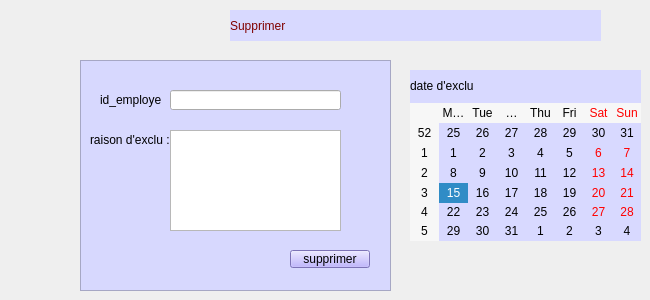
      <widget class="QWidget" name="tab_20">
       <attribute name="title">
        <string>supprimer</string>
       </attribute>
       <widget class="QTableWidget" name="tableWidget_6">
        <property name="geometry">
         <rect>
          <x>80</x>
          <y>60</y>
          <width>311</width>
          <height>231</height>
         </rect>
        </property>
        <property name="styleSheet">
         <string notr="true">background-color: rgb(215, 216, 254);</string>
        </property>
       </widget>
       <widget class="QLabel" name="label_86">
        <property name="geometry">
         <rect>
          <x>100</x>
          <y>90</y>
          <width>81</width>
          <height>20</height>
         </rect>
        </property>
        <property name="minimumSize">
         <size>
          <width>0</width>
          <height>20</height>
         </size>
        </property>
        <property name="styleSheet">
         <string notr="true">font: italic 9pt &quot;Segoe UI&quot;;
background-color: rgb(216, 217, 255);
font: 8pt &quot;Segoe UI&quot;;
color: rgb(0, 0, 0);
font: 700 9pt &quot;Segoe UI&quot;;
</string>
        </property>
        <property name="text">
         <string>id_employe</string>
        </property>
       </widget>
       <widget class="QLineEdit" name="id_supp_2">
        <property name="geometry">
         <rect>
          <x>170</x>
          <y>90</y>
          <width>171</width>
          <height>20</height>
         </rect>
        </property>
       </widget>
       <widget class="QLabel" name="label_87">
        <property name="geometry">
         <rect>
          <x>90</x>
          <y>130</y>
          <width>81</width>
          <height>20</height>
         </rect>
        </property>
        <property name="minimumSize">
         <size>
          <width>0</width>
          <height>20</height>
         </size>
        </property>
        <property name="styleSheet">
         <string notr="true">font: italic 9pt &quot;Segoe UI&quot;;
background-color: rgb(216, 217, 255);
font: 8pt &quot;Segoe UI&quot;;
color: rgb(0, 0, 0);
font: 700 9pt &quot;Segoe UI&quot;;
</string>
        </property>
        <property name="text">
         <string>raison d'exclu :</string>
        </property>
       </widget>
       <widget class="QTextEdit" name="textEdit_2">
        <property name="geometry">
         <rect>
          <x>170</x>
          <y>130</y>
          <width>171</width>
          <height>101</height>
         </rect>
        </property>
       </widget>
       <widget class="QPushButton" name="supprimer_3">
        <property name="geometry">
         <rect>
          <x>290</x>
          <y>250</y>
          <width>80</width>
          <height>18</height>
         </rect>
        </property>
        <property name="styleSheet">
         <string notr="true">font: 700 italic 9pt &quot;Segoe UI&quot;;
background-color:rgb(175, 161, 255);
color: rgb(0, 0, 0);
</string>
        </property>
        <property name="text">
         <string>supprimer</string>
        </property>
       </widget>
       <widget class="QCalendarWidget" name="calendarWidget_2">
        <property name="geometry">
         <rect>
          <x>410</x>
          <y>80</y>
          <width>231</width>
          <height>161</height>
         </rect>
        </property>
        <property name="styleSheet">
         <string notr="true">color: rgb(0, 0, 0);
background-color: rgb(216, 217, 255);</string>
        </property>
       </widget>
       <widget class="QLabel" name="label_88">
        <property name="geometry">
         <rect>
          <x>410</x>
          <y>70</y>
          <width>231</width>
          <height>31</height>
         </rect>
        </property>
        <property name="minimumSize">
         <size>
          <width>0</width>
          <height>20</height>
         </size>
        </property>
        <property name="styleSheet">
         <string notr="true">font: italic 9pt &quot;Segoe UI&quot;;
background-color: rgb(216, 217, 255);
font: 8pt &quot;Segoe UI&quot;;
color: rgb(0, 0, 0);
font: 700 9pt &quot;Segoe UI&quot;;
</string>
        </property>
        <property name="text">
         <string>date d'exclu</string>
        </property>
       </widget>
       <widget class="QLabel" name="label_89">
        <property name="geometry">
         <rect>
          <x>230</x>
          <y>10</y>
          <width>371</width>
          <height>31</height>
         </rect>
        </property>
        <property name="styleSheet">
         <string notr="true">QLabel {
	background-color: rgb(216, 217, 255);
	font: 700 18pt &quot;Segoe UI&quot;;
    color: #800000; /* dark red like your other slides */
    font-family: &quot;Georgia&quot;;
}
</string>
        </property>
        <property name="text">
         <string>Supprimer</string>
        </property>
       </widget>
      </widget>
